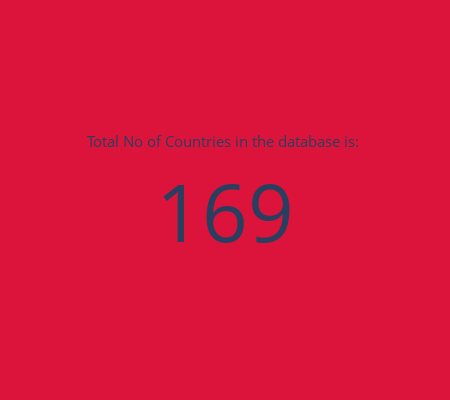

Notebook source saved alongside this figure:
### Code cell
total_no_countries = global_data['Country'].nunique()
fig = go.Figure(go.Indicator(
    mode = "number",
    value=total_no_countries,
    title={'text': 'Total No of Countries in the database is: ', 'font': {'size': 15}},
    domain={'x':[0,1], 'y':[0,1]}
))
fig.update_layout(paper_bgcolor = 'crimson', height = 400, width = 450)
fig.show()

### Figure 1 — Plotly figure (JSON) as saved in the notebook; plotly's stock layout.template omitted (floating-point values rounded to 4 significant figures)
{"data": [{"domain": {"x": [0, 1], "y": [0, 1]}, "mode": "number", "title": {"font": {"size": 15}, "text": "Total No of Countries in the database is: "}, "type": "indicator", "value": 169}], "layout": {"height": 400, "paper_bgcolor": "crimson", "width": 450}}
